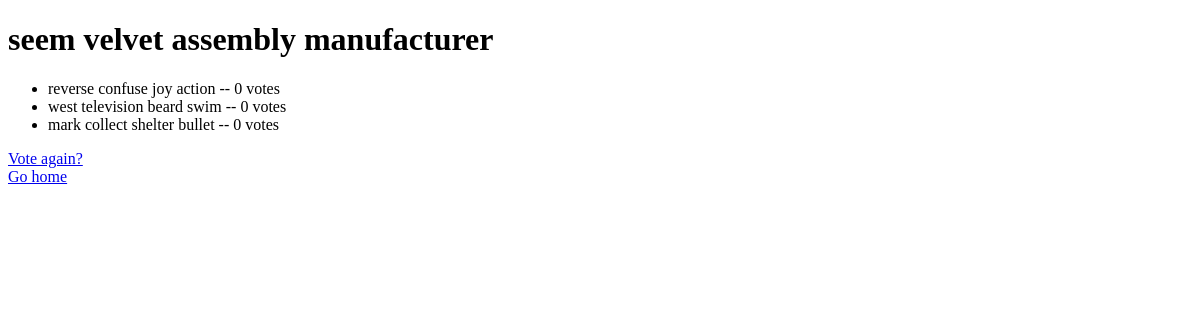
The app's page /polls/3/results/, older data.
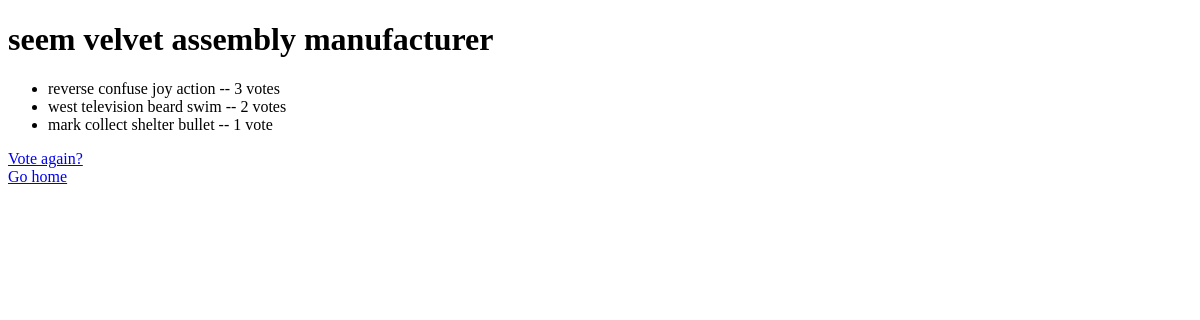
The same page, newer data.
### polls/models.py (models this page shows, shortened)
class Choice(models.Model):
    question = models.ForeignKey(Question, on_delete=models.CASCADE)
    choice_text = models.CharField(max_length=200)
    votes = models.IntegerField(default=0)

### polls/views.py (the view)
# urls.py: path("<int:pk>/results/", views.ResultsView.as_view(), name="results"),
class ResultsView(generic.DetailView):
    model = Question # Tells the DetailView that its object of interest will be the Question model
    template_name = "polls/results.html"

### polls/templates/polls/results.html (shortened to what this page needs)
<!doctype html>
<html lang="en-US">
   <head>
   </head>
   <body>
         <h1> {{ question.question_text }} </h1>
         <ul>
            {% for choice in question.choice_set.all %}
               <li>{{ choice.choice_text }} -- {{ choice.votes }} vote{{ choice.votes|pluralize }}</li>
            {% endfor %}
        </ul>
        <a href="{% url 'polls:detail' question.id %}"> Vote again?</a><br>
        <a href="{% url 'polls:index' %}"> Go home </a>
   </body>
</html>

Row changes from the older to the newer data that the page shows:
changed Choice "reverse confuse joy action": votes "0" → "3"
changed Choice "west television beard swim": votes "0" → "2"
changed Choice "mark collect shelter bullet": votes "0" → "1"
